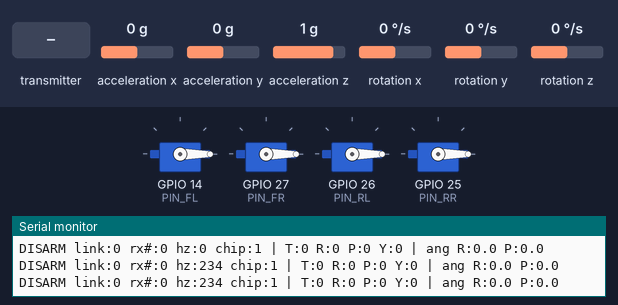
The sketch below on a simulated ESP32. Shown: 4 × servo, the last lines printed to the serial monitor. The test bench sets the inputs (shaded band); at power-on: acceleration x 0 g, acceleration y 0 g, rotation x 0 °/s, acceleration z 1 g, rotation y 0 °/s, rotation z 0 °/s. No radio packets arrive unless stated.

Above: at 15.4 s.
15.5 s: the transmitter starts sending yaw = 1024
At 17.2 s:
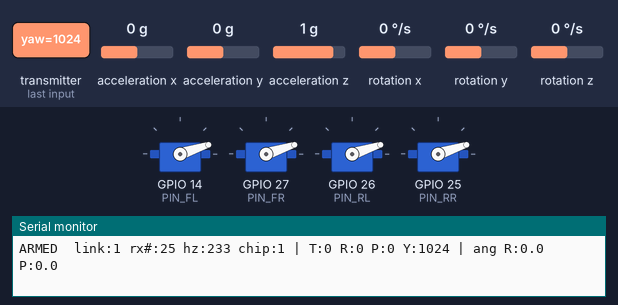
18.5 s: the transmitter starts sending throttle = 2048
At 19.7 s:
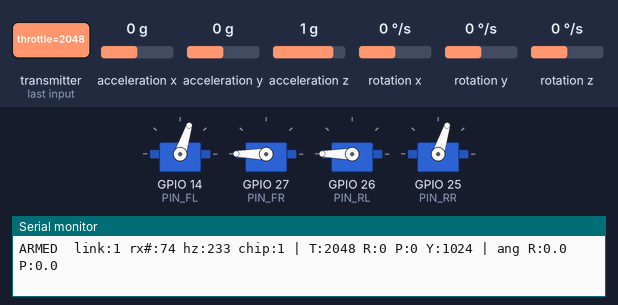
20.0 s: acceleration x set to -1.4 g
At 21.2 s:
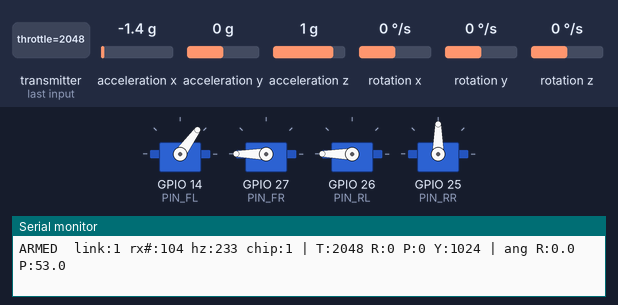
23.0 s: the transmitter starts sending pitch = 4095
At 23.8 s:
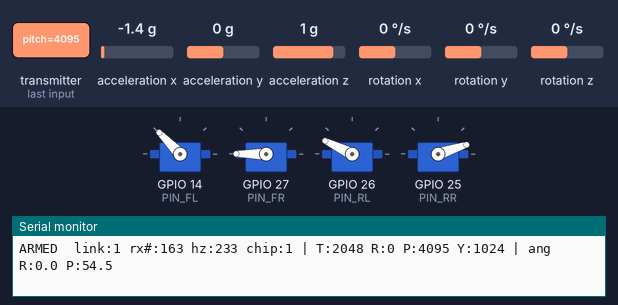
26.0 s: acceleration y set to -0.8 g
29.0 s: rotation x set to 192 °/s
At 30.9 s:
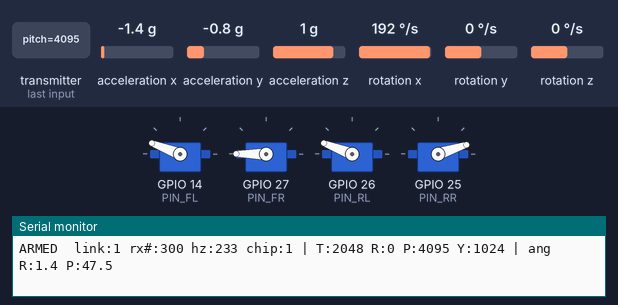
Timing chart, 0 to 64.4 s (numbered marks = the images above; inputs shaded):
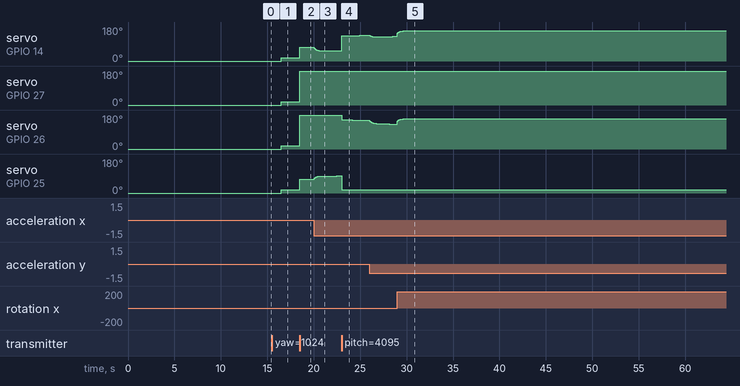

The sketch:

drone_fc_anglemode.ino
```cpp
/*
  ESP32 Quadcopter Flight Controller - ANGLE (self-level) mode
  MPU6050 (accel+gyro) + complementary filter + PID + nRF24 + 4 ESCs

  X-configuration (top view):
            FRONT
        FL(CW)   FR(CCW)
            \     /
             \   /
              \ /
              / \
             /   \
        RL(CCW)  RR(CW)
            REAR
*/

#include <Wire.h>
#include <MPU6050.h>
#include <SPI.h>
#include <nRF24L01.h>
#include <RF24.h>
#include <ESP32Servo.h>
#include <math.h>

// ---------------- Radio ----------------
RF24 radio(4, 5);                       // CE=GPIO4, CSN=GPIO5
const byte address[6] = "00001";

struct DataPacket {
  uint16_t throttle;   // 1000..2000
  int16_t  roll;       // -500..500
  int16_t  pitch;      // -500..500
  int16_t  yaw;        // -500..500
};
DataPacket rx;
unsigned long lastRadioMs = 0;
const unsigned long FAILSAFE_MS = 800;

// ---------------- IMU ----------------
MPU6050 mpu;
int16_t axr, ayr, azr, gxr, gyr, gzr;
float gxOff = 0, gyOff = 0, gzOff = 0;
float angleRoll = 0, anglePitch = 0;

// ---------------- ESCs ----------------
Servo escFL, escFR, escRL, escRR;
const int PIN_FL = 14;
const int PIN_FR = 27;
const int PIN_RL = 26;
const int PIN_RR = 25;

// ---------------- Limits ----------------
const int   MOTOR_MIN       = 1000;   // motors stopped
const int   MOTOR_IDLE      = 1100;   // armed, props spinning slowly
const int   MOTOR_MAX       = 2000;
const int   THROTTLE_CEIL   = 1800;   // headroom for corrections
const float MAX_ANGLE       = 30.0;   // max commanded tilt (deg)
const float MAX_YAW_RATE    = 150.0;  // deg/s
const float I_LIMIT         = 150.0;
const float PID_LIMIT       = 400.0;

// ---------------- PID gains (TUNE) ----------------
float Kp_roll = 1.8, Ki_roll = 0.04, Kd_roll = 0.45;
float Kp_pitch= 1.8, Ki_pitch= 0.04, Kd_pitch= 0.45;
float Kp_yaw  = 3.0, Ki_yaw  = 0.02;                 // yaw = rate control, no D

float iRoll = 0, iPitch = 0, iYaw = 0;

// ---------------- Loop timing ----------------
const unsigned long LOOP_US = 4000;   // 250 Hz
unsigned long loopTimer = 0;
float dt = 0.004;

// ---------------- State ----------------
bool armed = false;
uint16_t throttleCmd = 1000;

void resetPID() { iRoll = iPitch = iYaw = 0; }

void calibrateGyro() {
  long sx = 0, sy = 0, sz = 0;
  const int N = 2000;
  for (int i = 0; i < N; i++) {
    mpu.getMotion6(&axr, &ayr, &azr, &gxr, &gyr, &gzr);
    sx += gxr; sy += gyr; sz += gzr;
    delay(2);
  }
  gxOff = sx / (float)N;
  gyOff = sy / (float)N;
  gzOff = sz / (float)N;
}

void setup() {
  Serial.begin(115200);
  Wire.begin();
  Wire.setClock(400000);
  Wire.setTimeOut(10);              // don't let a flaky I2C read stall the 250 Hz loop

  mpu.initialize();                 // defaults: +/-2g, +/-250 deg/s
  bool mpuOk = mpu.testConnection();
  Serial.print("MPU6050 connection: ");
  Serial.println(mpuOk ? "OK" : "FAILED <-- check SDA=21/SCL=22 wiring, pull-ups, 3.3V, GND");

  escFL.attach(PIN_FL, 1000, 2000);
  escFR.attach(PIN_FR, 1000, 2000);
  escRL.attach(PIN_RL, 1000, 2000);
  escRR.attach(PIN_RR, 1000, 2000);
  escFL.writeMicroseconds(1000);
  escFR.writeMicroseconds(1000);
  escRL.writeMicroseconds(1000);
  escRR.writeMicroseconds(1000);
  delay(3000);                      // let ESCs arm

  Serial.println("Calibrating gyro - keep drone still...");
  calibrateGyro();

  radio.begin();
  radio.setDataRate(RF24_250KBPS);
  radio.setPALevel(RF24_PA_MIN);
  radio.setChannel(76);
  radio.openReadingPipe(0, address);
  radio.startListening();
  Serial.print("nRF24 chip connected (SPI ok?): ");
  Serial.println(radio.isChipConnected() ? "YES" : "NO  <-- check CE/CSN/SCK/MOSI/MISO + 3.3V");

  // seed angle from accelerometer
  mpu.getMotion6(&axr, &ayr, &azr, &gxr, &gyr, &gzr);
  angleRoll  = atan2(ayr, azr) * 180.0 / PI;
  anglePitch = atan2(-axr, sqrt((float)ayr * ayr + (float)azr * azr)) * 180.0 / PI;

  loopTimer = micros();
  Serial.println("=== FC READY (DISARMED) ===");
}

void loop() {
  // ----- fixed 250 Hz loop -----
  while (micros() - loopTimer < LOOP_US);
  dt = (micros() - loopTimer) / 1000000.0;
  loopTimer = micros();

  static unsigned long loopCtr = 0;
  loopCtr++;

  // ----- radio -----
  static unsigned long rxCount = 0;
  if (radio.available()) {
    radio.read(&rx, sizeof(rx));
    lastRadioMs = millis();
    rxCount++;
  }
  bool signalOk = (millis() - lastRadioMs) < FAILSAFE_MS;

  // ----- setpoints from sticks -----
  float rollSet, pitchSet, yawRateSet;
  if (signalOk) {
    throttleCmd = constrain(rx.throttle, 1000, THROTTLE_CEIL);
    rollSet    = (rx.roll  / 500.0) * MAX_ANGLE;
    pitchSet   = (rx.pitch / 500.0) * MAX_ANGLE;
    yawRateSet = (rx.yaw   / 500.0) * MAX_YAW_RATE;
  } else {
    // FAILSAFE: level out + slow descent
    rollSet = 0; pitchSet = 0; yawRateSet = 0;
    if (throttleCmd > MOTOR_IDLE) throttleCmd -= 1;   // ~250 us/s ramp down
  }

  // ----- IMU + complementary filter -----
  mpu.getMotion6(&axr, &ayr, &azr, &gxr, &gyr, &gzr);
  float gRoll  = (gxr - gxOff) / 131.0;   // deg/s
  float gPitch = (gyr - gyOff) / 131.0;
  float gYaw   = (gzr - gzOff) / 131.0;

  float accRoll  = atan2(ayr, azr) * 180.0 / PI;
  float accPitch = atan2(-axr, sqrt((float)ayr * ayr + (float)azr * azr)) * 180.0 / PI;

  angleRoll  = 0.98 * (angleRoll  + gRoll  * dt) + 0.02 * accRoll;
  anglePitch = 0.98 * (anglePitch + gPitch * dt) + 0.02 * accPitch;

  // ----- arming (stick combo, only at low throttle) -----
  static unsigned long armTimer = 0, disarmTimer = 0;
  bool thrLow = signalOk && (rx.throttle < 1050);

  if (thrLow && rx.yaw > 400) {                 // hold throttle down + yaw RIGHT 1s
    if (millis() - armTimer > 1000) { armed = true; resetPID(); }
  } else armTimer = millis();

  if (thrLow && rx.yaw < -400) {                // hold throttle down + yaw LEFT 1s
    if (millis() - disarmTimer > 1000) armed = false;
  } else disarmTimer = millis();

  if (!signalOk && throttleCmd <= MOTOR_IDLE) armed = false;  // disarm after failsafe landing

  // ----- PID -----
  // Roll (angle), derivative on gyro to avoid kick/noise
  float errRoll = rollSet - angleRoll;
  iRoll = constrain(iRoll + Ki_roll * errRoll * dt, -I_LIMIT, I_LIMIT);
  float pidRoll = constrain(Kp_roll * errRoll + iRoll - Kd_roll * gRoll, -PID_LIMIT, PID_LIMIT);

  // Pitch (angle)
  float errPitch = pitchSet - anglePitch;
  iPitch = constrain(iPitch + Ki_pitch * errPitch * dt, -I_LIMIT, I_LIMIT);
  float pidPitch = constrain(Kp_pitch * errPitch + iPitch - Kd_pitch * gPitch, -PID_LIMIT, PID_LIMIT);

  // Yaw (rate)
  float errYaw = yawRateSet - gYaw;
  iYaw = constrain(iYaw + Ki_yaw * errYaw * dt, -I_LIMIT, I_LIMIT);
  float pidYaw = constrain(Kp_yaw * errYaw + iYaw, -PID_LIMIT, PID_LIMIT);

  // ----- motor mixing + output -----
  if (armed && throttleCmd > MOTOR_IDLE) {
    int mFL = throttleCmd - pidRoll + pidPitch - pidYaw;
    int mFR = throttleCmd + pidRoll + pidPitch + pidYaw;
    int mRL = throttleCmd - pidRoll - pidPitch + pidYaw;
    int mRR = throttleCmd + pidRoll - pidPitch - pidYaw;

    escFL.writeMicroseconds(constrain(mFL, MOTOR_IDLE, MOTOR_MAX));
    escFR.writeMicroseconds(constrain(mFR, MOTOR_IDLE, MOTOR_MAX));
    escRL.writeMicroseconds(constrain(mRL, MOTOR_IDLE, MOTOR_MAX));
    escRR.writeMicroseconds(constrain(mRR, MOTOR_IDLE, MOTOR_MAX));
  } else {
    resetPID();                                   // no windup on the ground
    int out = armed ? MOTOR_IDLE : MOTOR_MIN;
    escFL.writeMicroseconds(out);
    escFR.writeMicroseconds(out);
    escRL.writeMicroseconds(out);
    escRR.writeMicroseconds(out);
  }

  // ----- debug (every ~100 ms) -----
  static unsigned long dbg = 0;
  if (millis() - dbg > 500) {
    unsigned long elapsed = millis() - dbg;
    unsigned long hz = (loopCtr * 1000) / (elapsed ? elapsed : 1);
    dbg = millis();
    loopCtr = 0;
    Serial.printf("%s link:%d rx#:%lu hz:%lu chip:%d | T:%d R:%d P:%d Y:%d | ang R:%.1f P:%.1f\n",
      armed ? "ARMED " : "DISARM", signalOk, rxCount, hz, radio.isChipConnected(),
      rx.throttle, rx.roll, rx.pitch, rx.yaw, angleRoll, anglePitch);
  }
}
```

Measured:
- after the input at 15.5 s, servo on GPIO 14 (PIN_FL), servo on GPIO 27 (PIN_FR), servo on GPIO 26 (PIN_RL), servo on GPIO 25 (PIN_RR): 0° → 18° after 1.0 s
- after the input at 18.5 s, servo on GPIO 14 (PIN_FL), servo on GPIO 25 (PIN_RR): 18° → 72° at once; servo on GPIO 27 (PIN_FR), servo on GPIO 26 (PIN_RL): 18° → 180° at once
- after the input at 20.0 s, servo on GPIO 14 (PIN_FL): moves from 72° to 53° over 2.0 s, starting at once; servo on GPIO 25 (PIN_RR): moves from 72° to 91° over 2.5 s, starting at once
- after the input at 23.0 s, servo on GPIO 26 (PIN_RL): moves from 180° to 151° over 2.6 s, starting at once; servo on GPIO 25 (PIN_RR): 91° → 18° at once
- after the input at 29.0 s, servo on GPIO 25 (PIN_RR): stays 18° (without the input it goes to 19° after 18.9 s)
